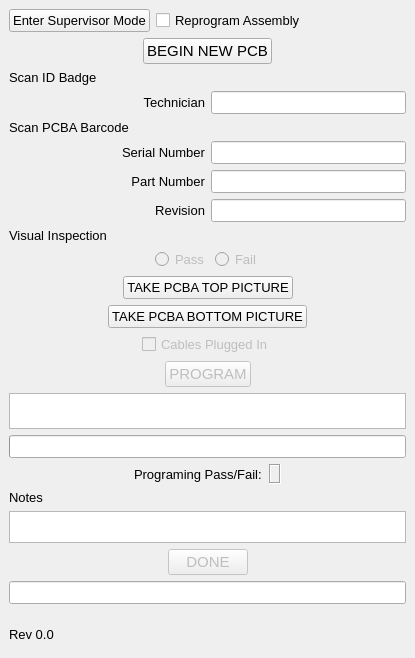
<?xml version="1.0" encoding="UTF-8"?>
<ui version="4.0">
 <class>MainWindow</class>
 <widget class="QMainWindow" name="MainWindow">
  <property name="geometry">
   <rect>
    <x>0</x>
    <y>0</y>
    <width>415</width>
    <height>658</height>
   </rect>
  </property>
  <property name="font">
   <font>
    <pointsize>10</pointsize>
   </font>
  </property>
  <property name="windowTitle">
   <string>Initial Test and Config</string>
  </property>
  <widget class="QWidget" name="centralwidget">
   <layout class="QGridLayout" name="gridLayout">
    <property name="bottomMargin">
     <number>0</number>
    </property>
    <item row="5" column="0">
     <widget class="QLabel" name="label">
      <property name="text">
       <string>Technician</string>
      </property>
      <property name="alignment">
       <set>Qt::AlignRight|Qt::AlignTrailing|Qt::AlignVCenter</set>
      </property>
     </widget>
    </item>
    <item row="30" column="0" colspan="2">
     <widget class="QLineEdit" name="editCompletionStatus">
      <property name="readOnly">
       <bool>true</bool>
      </property>
     </widget>
    </item>
    <item row="31" column="0" colspan="2">
     <widget class="QLabel" name="Rev">
      <property name="sizePolicy">
       <sizepolicy hsizetype="Preferred" vsizetype="Expanding">
        <horstretch>1</horstretch>
        <verstretch>0</verstretch>
       </sizepolicy>
      </property>
      <property name="text">
       <string>Rev 0.0</string>
      </property>
     </widget>
    </item>
    <item row="6" column="0">
     <widget class="QLabel" name="textStep3">
      <property name="font">
       <font>
        <pointsize>10</pointsize>
       </font>
      </property>
      <property name="text">
       <string>Scan PCBA Barcode</string>
      </property>
     </widget>
    </item>
    <item row="9" column="1">
     <widget class="QLineEdit" name="editRevision">
      <property name="readOnly">
       <bool>true</bool>
      </property>
     </widget>
    </item>
    <item row="8" column="0">
     <widget class="QLabel" name="label_2">
      <property name="text">
       <string>Part Number</string>
      </property>
      <property name="alignment">
       <set>Qt::AlignRight|Qt::AlignTrailing|Qt::AlignVCenter</set>
      </property>
     </widget>
    </item>
    <item row="4" column="0">
     <widget class="QLabel" name="textStep2">
      <property name="font">
       <font>
        <pointsize>10</pointsize>
       </font>
      </property>
      <property name="text">
       <string>Scan ID Badge</string>
      </property>
     </widget>
    </item>
    <item row="27" column="0">
     <widget class="QLabel" name="textStep5">
      <property name="font">
       <font>
        <pointsize>10</pointsize>
       </font>
      </property>
      <property name="text">
       <string>Notes</string>
      </property>
     </widget>
    </item>
    <item row="21" column="0" colspan="2">
     <widget class="QTextEdit" name="editProgramStatus">
      <property name="enabled">
       <bool>true</bool>
      </property>
      <property name="sizePolicy">
       <sizepolicy hsizetype="Expanding" vsizetype="Expanding">
        <horstretch>0</horstretch>
        <verstretch>3</verstretch>
       </sizepolicy>
      </property>
      <property name="maximumSize">
       <size>
        <width>16777215</width>
        <height>36</height>
       </size>
      </property>
      <property name="font">
       <font>
        <pointsize>10</pointsize>
       </font>
      </property>
      <property name="cursor" stdset="0">
       <cursorShape>ArrowCursor</cursorShape>
      </property>
      <property name="sizeAdjustPolicy">
       <enum>QAbstractScrollArea::AdjustToContents</enum>
      </property>
      <property name="tabChangesFocus">
       <bool>true</bool>
      </property>
      <property name="readOnly">
       <bool>true</bool>
      </property>
     </widget>
    </item>
    <item row="7" column="0">
     <widget class="QLabel" name="label_3">
      <property name="text">
       <string>Serial Number</string>
      </property>
      <property name="alignment">
       <set>Qt::AlignRight|Qt::AlignTrailing|Qt::AlignVCenter</set>
      </property>
     </widget>
    </item>
    <item row="22" column="0" colspan="2">
     <widget class="QProgressBar" name="progressBar">
      <property name="cursor">
       <cursorShape>ArrowCursor</cursorShape>
      </property>
      <property name="value">
       <number>0</number>
      </property>
      <property name="textVisible">
       <bool>false</bool>
      </property>
     </widget>
    </item>
    <item row="23" column="0" rowspan="3" colspan="2">
     <layout class="QGridLayout" name="gridLayout_2">
      <property name="leftMargin">
       <number>0</number>
      </property>
      <property name="topMargin">
       <number>0</number>
      </property>
      <property name="rightMargin">
       <number>0</number>
      </property>
      <property name="spacing">
       <number>7</number>
      </property>
      <item row="0" column="2">
       <widget class="QLabel" name="label_6">
        <property name="text">
         <string>Programing Pass/Fail:</string>
        </property>
       </widget>
      </item>
      <item row="0" column="0">
       <spacer name="horizontalSpacer_2">
        <property name="orientation">
         <enum>Qt::Horizontal</enum>
        </property>
        <property name="sizeHint" stdset="0">
         <size>
          <width>40</width>
          <height>20</height>
         </size>
        </property>
       </spacer>
      </item>
      <item row="0" column="4">
       <spacer name="horizontalSpacer_9">
        <property name="orientation">
         <enum>Qt::Horizontal</enum>
        </property>
        <property name="sizeHint" stdset="0">
         <size>
          <width>40</width>
          <height>20</height>
         </size>
        </property>
       </spacer>
      </item>
      <item row="0" column="3">
       <widget class="QLabel" name="passFailLabel">
        <property name="frameShape">
         <enum>QFrame::Box</enum>
        </property>
        <property name="frameShadow">
         <enum>QFrame::Sunken</enum>
        </property>
        <property name="text">
         <string/>
        </property>
        <property name="textFormat">
         <enum>Qt::RichText</enum>
        </property>
       </widget>
      </item>
     </layout>
    </item>
    <item row="16" column="0" colspan="2">
     <layout class="QHBoxLayout" name="horizontalLayout_7" stretch="0,0,0">
      <property name="topMargin">
       <number>0</number>
      </property>
      <item>
       <spacer name="horizontalSpacer_14">
        <property name="orientation">
         <enum>Qt::Horizontal</enum>
        </property>
        <property name="sizeHint" stdset="0">
         <size>
          <width>40</width>
          <height>20</height>
         </size>
        </property>
       </spacer>
      </item>
      <item>
       <widget class="QPushButton" name="buttonTakePcbaBottomPicture">
        <property name="text">
         <string>TAKE PCBA BOTTOM PICTURE</string>
        </property>
       </widget>
      </item>
      <item>
       <spacer name="horizontalSpacer_15">
        <property name="orientation">
         <enum>Qt::Horizontal</enum>
        </property>
        <property name="sizeHint" stdset="0">
         <size>
          <width>40</width>
          <height>20</height>
         </size>
        </property>
       </spacer>
      </item>
     </layout>
    </item>
    <item row="0" column="0" colspan="2">
     <layout class="QHBoxLayout" name="horizontalLayout_5">
      <property name="bottomMargin">
       <number>0</number>
      </property>
      <item>
       <widget class="QPushButton" name="buttonSupeMode">
        <property name="text">
         <string>Enter Supervisor Mode</string>
        </property>
       </widget>
      </item>
      <item>
       <widget class="QCheckBox" name="checkReprogramAssembly">
        <property name="text">
         <string>Reprogram Assembly</string>
        </property>
       </widget>
      </item>
      <item>
       <widget class="QLabel" name="label_5">
        <property name="sizePolicy">
         <sizepolicy hsizetype="Expanding" vsizetype="Preferred">
          <horstretch>1</horstretch>
          <verstretch>0</verstretch>
         </sizepolicy>
        </property>
        <property name="text">
         <string/>
        </property>
        <property name="pixmap">
         <pixmap>../utils/RaGE Logo.png</pixmap>
        </property>
        <property name="alignment">
         <set>Qt::AlignRight|Qt::AlignTrailing|Qt::AlignVCenter</set>
        </property>
       </widget>
      </item>
     </layout>
    </item>
    <item row="1" column="0" colspan="2">
     <layout class="QHBoxLayout" name="horizontalLayout_4">
      <property name="bottomMargin">
       <number>0</number>
      </property>
      <item>
       <spacer name="horizontalSpacer">
        <property name="orientation">
         <enum>Qt::Horizontal</enum>
        </property>
        <property name="sizeHint" stdset="0">
         <size>
          <width>40</width>
          <height>20</height>
         </size>
        </property>
       </spacer>
      </item>
      <item>
       <widget class="QPushButton" name="buttonBeginNewPcb">
        <property name="font">
         <font>
          <pointsize>11</pointsize>
         </font>
        </property>
        <property name="styleSheet">
         <string notr="true"/>
        </property>
        <property name="text">
         <string>BEGIN NEW PCB</string>
        </property>
       </widget>
      </item>
      <item>
       <spacer name="horizontalSpacer_5">
        <property name="orientation">
         <enum>Qt::Horizontal</enum>
        </property>
        <property name="sizeType">
         <enum>QSizePolicy::Expanding</enum>
        </property>
        <property name="sizeHint" stdset="0">
         <size>
          <width>40</width>
          <height>20</height>
         </size>
        </property>
       </spacer>
      </item>
     </layout>
    </item>
    <item row="15" column="0" colspan="2">
     <layout class="QHBoxLayout" name="horizontalLayout" stretch="0,0,0">
      <property name="topMargin">
       <number>0</number>
      </property>
      <item>
       <spacer name="horizontalSpacer_4">
        <property name="orientation">
         <enum>Qt::Horizontal</enum>
        </property>
        <property name="sizeHint" stdset="0">
         <size>
          <width>40</width>
          <height>20</height>
         </size>
        </property>
       </spacer>
      </item>
      <item>
       <widget class="QPushButton" name="buttonTakePcbaTopPicture">
        <property name="text">
         <string>TAKE PCBA TOP PICTURE</string>
        </property>
       </widget>
      </item>
      <item>
       <spacer name="horizontalSpacer_11">
        <property name="orientation">
         <enum>Qt::Horizontal</enum>
        </property>
        <property name="sizeHint" stdset="0">
         <size>
          <width>40</width>
          <height>20</height>
         </size>
        </property>
       </spacer>
      </item>
     </layout>
    </item>
    <item row="9" column="0">
     <widget class="QLabel" name="label_4">
      <property name="text">
       <string>Revision</string>
      </property>
      <property name="alignment">
       <set>Qt::AlignRight|Qt::AlignTrailing|Qt::AlignVCenter</set>
      </property>
     </widget>
    </item>
    <item row="17" column="0" colspan="2">
     <layout class="QHBoxLayout" name="horizontalLayout_6">
      <property name="spacing">
       <number>0</number>
      </property>
      <property name="bottomMargin">
       <number>0</number>
      </property>
      <item>
       <spacer name="horizontalSpacer_10">
        <property name="orientation">
         <enum>Qt::Horizontal</enum>
        </property>
        <property name="sizeHint" stdset="0">
         <size>
          <width>40</width>
          <height>20</height>
         </size>
        </property>
       </spacer>
      </item>
      <item>
       <widget class="QCheckBox" name="checkBoxCable">
        <property name="enabled">
         <bool>false</bool>
        </property>
        <property name="text">
         <string>Cables Plugged In</string>
        </property>
       </widget>
      </item>
      <item>
       <spacer name="horizontalSpacer_12">
        <property name="orientation">
         <enum>Qt::Horizontal</enum>
        </property>
        <property name="sizeHint" stdset="0">
         <size>
          <width>40</width>
          <height>20</height>
         </size>
        </property>
       </spacer>
      </item>
     </layout>
    </item>
    <item row="19" column="0" colspan="2">
     <layout class="QHBoxLayout" name="horizontalLayout_2">
      <item>
       <spacer name="horizontalSpacer_6">
        <property name="orientation">
         <enum>Qt::Horizontal</enum>
        </property>
        <property name="sizeHint" stdset="0">
         <size>
          <width>40</width>
          <height>20</height>
         </size>
        </property>
       </spacer>
      </item>
      <item>
       <widget class="QPushButton" name="buttonProgram">
        <property name="enabled">
         <bool>false</bool>
        </property>
        <property name="font">
         <font>
          <pointsize>11</pointsize>
         </font>
        </property>
        <property name="text">
         <string>PROGRAM</string>
        </property>
       </widget>
      </item>
      <item>
       <spacer name="horizontalSpacer_7">
        <property name="orientation">
         <enum>Qt::Horizontal</enum>
        </property>
        <property name="sizeHint" stdset="0">
         <size>
          <width>40</width>
          <height>20</height>
         </size>
        </property>
       </spacer>
      </item>
     </layout>
    </item>
    <item row="8" column="1">
     <widget class="QLineEdit" name="editPartNumber">
      <property name="readOnly">
       <bool>true</bool>
      </property>
     </widget>
    </item>
    <item row="5" column="1">
     <widget class="QLineEdit" name="editTechnician">
      <property name="font">
       <font>
        <pointsize>10</pointsize>
       </font>
      </property>
      <property name="readOnly">
       <bool>true</bool>
      </property>
     </widget>
    </item>
    <item row="7" column="1">
     <widget class="QLineEdit" name="editSerialNumber">
      <property name="readOnly">
       <bool>true</bool>
      </property>
     </widget>
    </item>
    <item row="29" column="0" colspan="2">
     <layout class="QHBoxLayout" name="horizontalLayout_3">
      <item>
       <spacer name="horizontalSpacer_3">
        <property name="orientation">
         <enum>Qt::Horizontal</enum>
        </property>
        <property name="sizeHint" stdset="0">
         <size>
          <width>40</width>
          <height>20</height>
         </size>
        </property>
       </spacer>
      </item>
      <item>
       <widget class="QPushButton" name="buttonDone">
        <property name="enabled">
         <bool>false</bool>
        </property>
        <property name="font">
         <font>
          <pointsize>11</pointsize>
         </font>
        </property>
        <property name="text">
         <string>DONE</string>
        </property>
       </widget>
      </item>
      <item>
       <spacer name="horizontalSpacer_8">
        <property name="orientation">
         <enum>Qt::Horizontal</enum>
        </property>
        <property name="sizeHint" stdset="0">
         <size>
          <width>40</width>
          <height>20</height>
         </size>
        </property>
       </spacer>
      </item>
     </layout>
    </item>
    <item row="28" column="0" colspan="2">
     <widget class="QTextEdit" name="editNotes">
      <property name="sizePolicy">
       <sizepolicy hsizetype="Expanding" vsizetype="Fixed">
        <horstretch>0</horstretch>
        <verstretch>1</verstretch>
       </sizepolicy>
      </property>
      <property name="maximumSize">
       <size>
        <width>16777215</width>
        <height>32</height>
       </size>
      </property>
      <property name="font">
       <font>
        <pointsize>10</pointsize>
       </font>
      </property>
     </widget>
    </item>
    <item row="14" column="0" colspan="2">
     <layout class="QHBoxLayout" name="horizontalLayout_8">
      <property name="topMargin">
       <number>0</number>
      </property>
      <item>
       <spacer name="horizontalSpacer_13">
        <property name="orientation">
         <enum>Qt::Horizontal</enum>
        </property>
        <property name="sizeHint" stdset="0">
         <size>
          <width>40</width>
          <height>20</height>
         </size>
        </property>
       </spacer>
      </item>
      <item>
       <widget class="QRadioButton" name="radioPass">
        <property name="enabled">
         <bool>false</bool>
        </property>
        <property name="text">
         <string>Pass</string>
        </property>
        <property name="checkable">
         <bool>true</bool>
        </property>
        <property name="autoExclusive">
         <bool>false</bool>
        </property>
       </widget>
      </item>
      <item>
       <widget class="QRadioButton" name="radioFail">
        <property name="enabled">
         <bool>false</bool>
        </property>
        <property name="text">
         <string>Fail</string>
        </property>
        <property name="checkable">
         <bool>true</bool>
        </property>
        <property name="checked">
         <bool>false</bool>
        </property>
        <property name="autoExclusive">
         <bool>false</bool>
        </property>
       </widget>
      </item>
      <item>
       <spacer name="horizontalSpacer_16">
        <property name="orientation">
         <enum>Qt::Horizontal</enum>
        </property>
        <property name="sizeHint" stdset="0">
         <size>
          <width>40</width>
          <height>20</height>
         </size>
        </property>
       </spacer>
      </item>
     </layout>
    </item>
    <item row="10" column="0">
     <widget class="QLabel" name="label_7">
      <property name="text">
       <string>Visual Inspection</string>
      </property>
     </widget>
    </item>
   </layout>
  </widget>
 </widget>
 <resources/>
 <connections/>
</ui>
